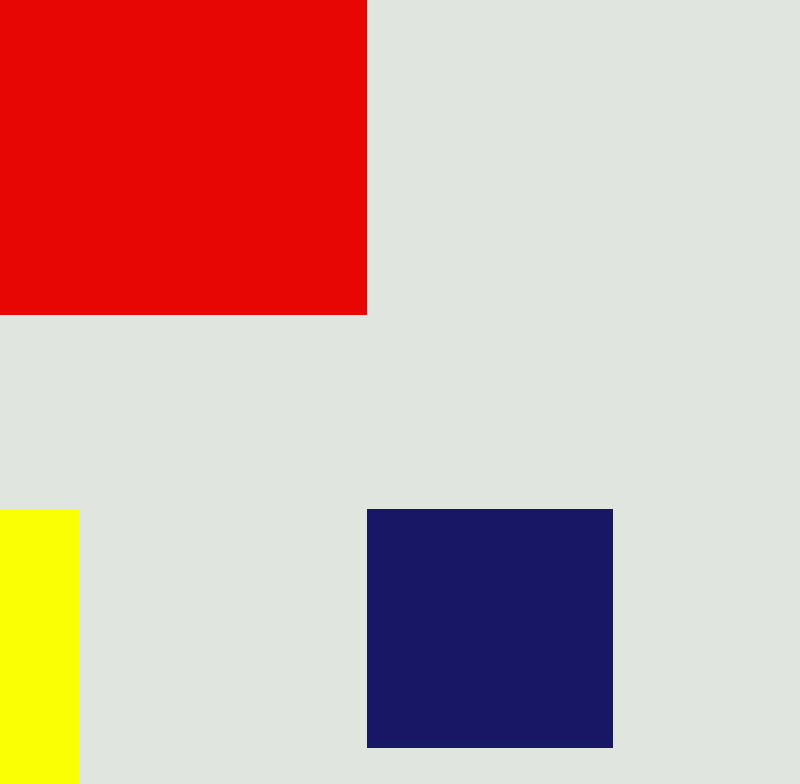
Frame 1 (no input)
Frame 2 (the mouse pressed at the canvas centre, redrawn once): identical to frame 1, image omitted

The p5.js sketch that drew this single still picture (run headless with seeded random() and noise() and a simulated clock; the mouse was pressed at the canvas centre and the sketch redrawn once):

// p5.js sketch
// ── sketch.js
function setup() {      
createCanvas(800, 784);
noLoop();
}

function draw() {
background(225,229,223);

noStroke();
fill(231,6,4);
rect(0,0,367,315);

fill(250,269,3);
rect(0,509,80,275);

fill(23,23,101);
rect(367,509,246,239);
}
